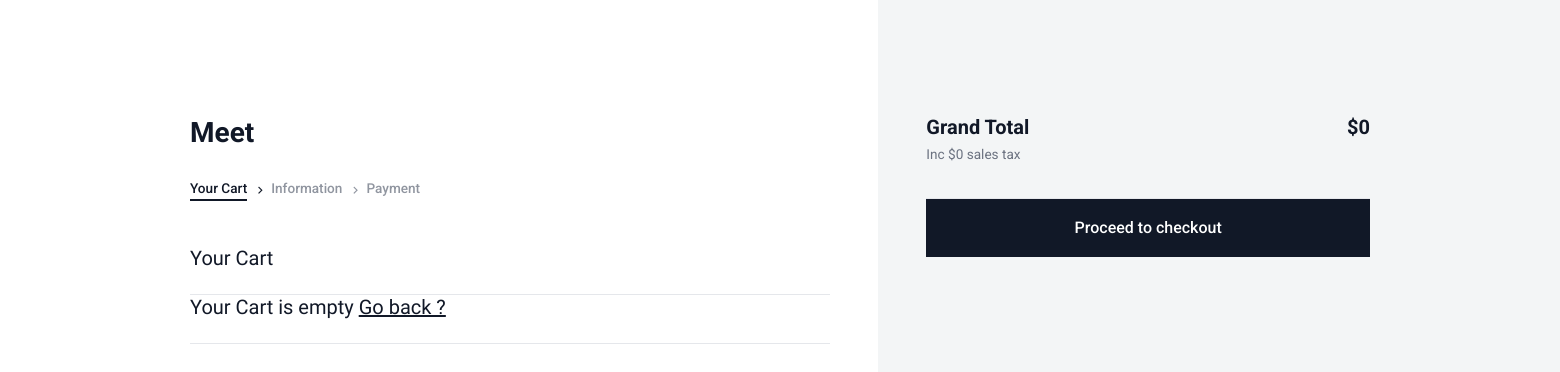
Before: /cart/ with the older database file.
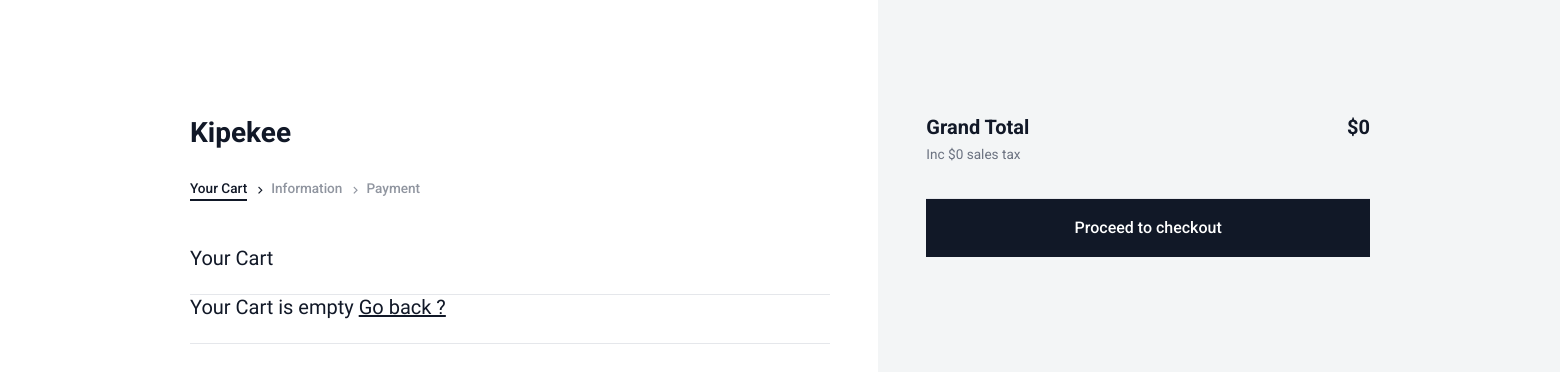
After: the same page with the newer database file.
### administrator/models.py (models this page shows, shortened)
class SiteSettings(models.Model):
    sites_name=models.CharField(max_length=100)
    email=models.EmailField(max_length=256)
    linkedin=models.CharField(max_length=256)
    shopify=models.CharField(max_length=256)
    facebook=models.CharField(max_length=256)
    instagram=models.CharField(max_length=256)
    twitter=models.CharField(max_length=256)
    phone=models.CharField(max_length=20)
    map=models.CharField(max_length=1000)

### clients/cart.py (the view)
# urls.py: path('cart/', cart.view_cart, name="View Cart"),
def view_cart(request):
    return render(request, 'clients/cart.html')

### templates/clients/cart.html (shortened to what this page needs)
{%load static %}
<!DOCTYPE html>
<html lang="en">
<head>
    {%include './css.html' %}
</head>
<body>
<section class="mt-0">
    <div class="container">
        <div class="row g-0 vh-lg-100">
            <div class="col-12 col-lg-7 pt-5 pt-lg-10">
                <div class="pe-lg-5">
                    <a class="navbar-brand fw-bold fs-3 flex-shrink-0 mx-0 px-0" href="/">
                            {{site_name}}
                        </a>
                        {%include './checkout_nav.html'%}
                     <div class="mt-5">
                        <h3 class="fs-5 fw-bolder mb-0 border-bottom pb-4">Your Cart</h3>
                        <div class="table-responsive">
                            <table class="table align-middle">
                                <tbody class="border-0">
                                   {%include './cart_item.html'%}
                                </tbody>
                            </table>
                        </div>
                    </div>
                </div>
            </div>
            <div class="col-12 col-lg-5 bg-light pt-lg-10 aside-checkout pb-5 pb-lg-0 my-5 my-lg-0">
                <div class="p-4 py-lg-0 pe-lg-0 ps-lg-5">
                    <div class="pb-4 border-bottom">
                        <div class="d-flex flex-column flex-md-row justify-content-md-between mb-4 mb-md-2">
                            <div>
                                <p class="m-0 fw-bold fs-5">Grand Total</p>
                                <span class="text-muted small">Inc ${{total_tax}} sales tax</span>
                            </div>
                            <p class="m-0 fs-5 fw-bold">${{total_price}}</p>
                        </div>
                    </div>
                    <a href="/checkout/information" class="btn btn-dark w-100 text-center" role="button">Proceed to checkout</a>                    </div>
            </div>
        </div>
    </div>
</section>
</html>

Changed rows visible on the page:
changed SiteSettings: sites_name "Meet" → "Kipekee"
